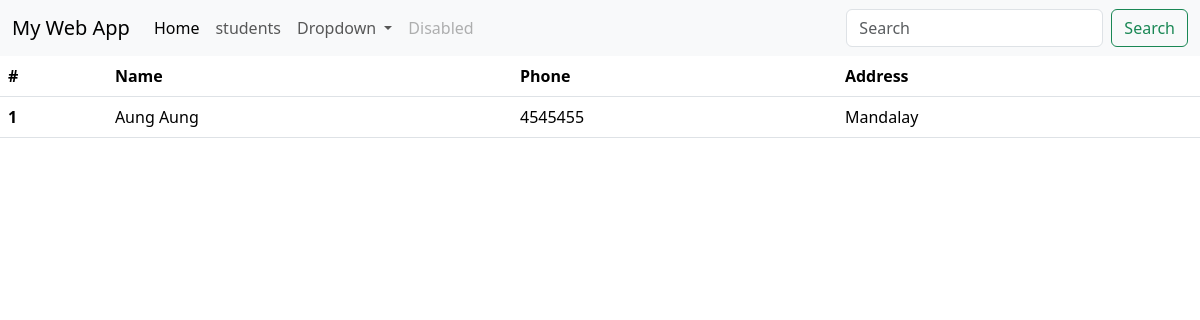
The page /studentlist on the database as committed earlier.
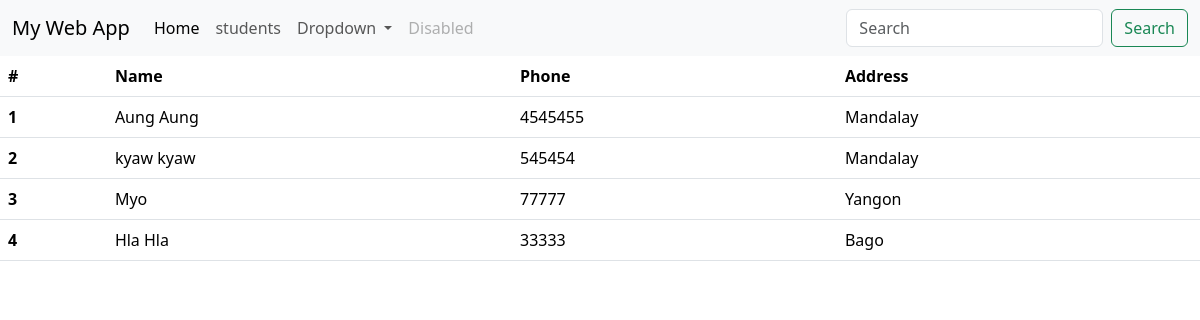
The same page on the database as committed later.
### tables this page shows
CREATE TABLE students
             (id INTEGER PRIMARY KEY AUTOINCREMENT,
              name TEXT NOT NULL,
            phone TEXT NOT NULL,
              address TEXT NOT NULL);

### home.py (the view)
@app.route('/studentlist')
def studentlist():
    conn = sqlite3.connect('students.db')
    cur = conn.cursor()
    cur.execute("SELECT * FROM students")
    rows = cur.fetchall()
    conn.close()
    return render_template("homepage.html", rows=rows)

### templates/homepage.html (shortened to what this page needs)
<!DOCTYPE html>
<html lang="en">
<head>
    <link href="https://cdn.jsdelivr.net/npm/bootstrap@5.3.8/dist/css/bootstrap.min.css" rel="stylesheet">
</head>
<body>
<nav class="navbar navbar-expand-lg bg-body-tertiary">
  <div class="container-fluid">
    <a class="navbar-brand" href="#">My Web App</a>
    <div class="collapse navbar-collapse" id="navbarSupportedContent">
      <ul class="navbar-nav me-auto mb-2 mb-lg-0">
        <li class="nav-item">
          <a class="nav-link active" aria-current="page" href="/">Home</a>
        </li>
        <li class="nav-item">
          <a class="nav-link" href="/studentlist">students</a>
        </li>
        <li class="nav-item dropdown">
          <a class="nav-link dropdown-toggle" href="#" role="button" data-bs-toggle="dropdown" aria-expanded="false">
            Dropdown
          </a>
        </li>
        <li class="nav-item">
          <a class="nav-link disabled" aria-disabled="true">Disabled</a>
        </li>
      </ul>
      <form class="d-flex" role="search">
        <input class="form-control me-2" type="search" placeholder="Search" aria-label="Search"/>
        <button class="btn btn-outline-success" type="submit">Search</button>
      </form>
    </div>
  </div>
</nav>
<table class="table">
  <thead>
    <tr>
      <th scope="col">#</th>
      <th scope="col">Name</th>
      <th scope="col">Phone</th>
      <th scope="col">Address</th>
    </tr>
  </thead>
  <tbody>
{% for std in rows %}
    <tr>
      <th scope="row">{{std[0]}}</th>
      <td>{{std[1]}}</td>
      <td>{{std[2]}}</td>
      <td>{{std[3]}}</td>
    </tr>
{% endfor %}
  </tbody>
</table>
</body>
</html>

Rows that differ between the two databases and show on the page:
added students: id "2", name "kyaw kyaw", phone "545454", address "Mandalay"
added students: id "3", name "Myo", phone "77777", address "Yangon"
added students: id "4", name "Hla Hla", phone "33333", address "Bago"
